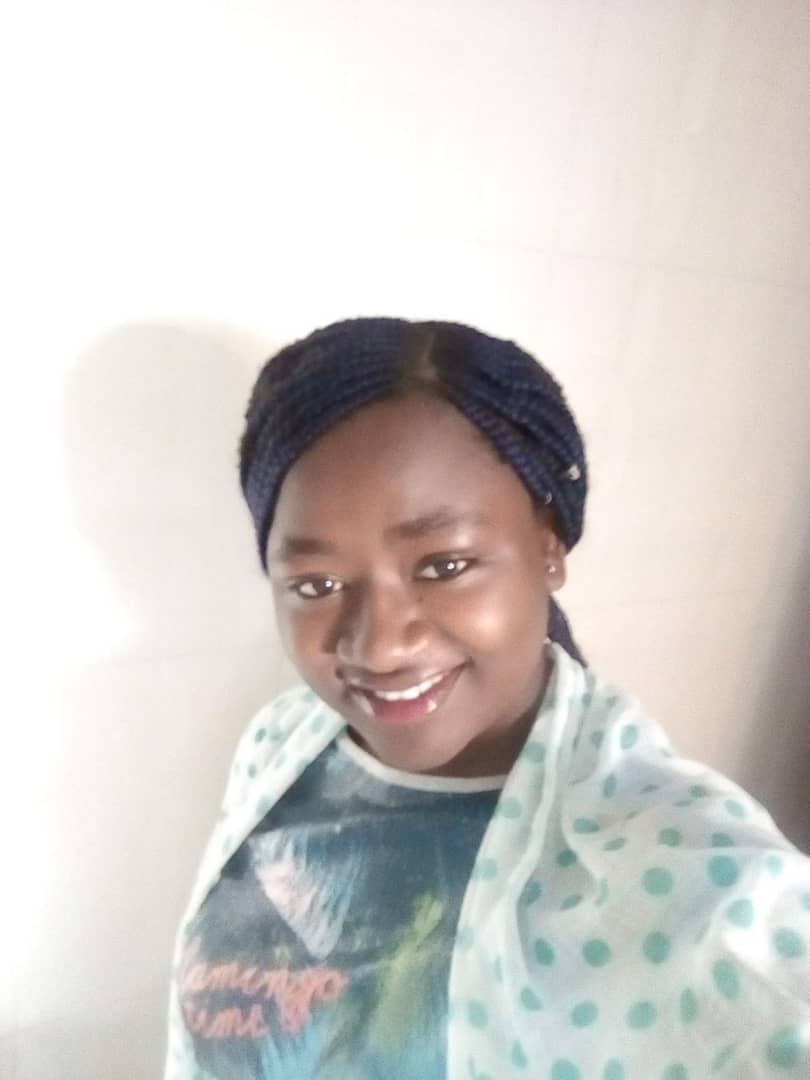
#> input picture index.jpeg, 810 x 1080 px
$ jupyter execute --allow-errors load_image.ipynb
#> lines starting #> are read from the running program, lines starting #| are printed output that depends on the picture
[cell 1]
import matplotlib.image as image
import matplotlib.pyplot as plt
from sklearn.cluster import KMeans
from sklearn.cluster import MiniBatchKMeans
import cv2

[cell 2]
#!pip3 install opencv-python

[cell 3]
my_image= image.imread('index.jpeg')
#> my_image is the input picture: shape (1080, 810, 3); mean R, G, B 209.6, 205.3, 202

#> (a cell that did not finish here is left out)

[cell 5]
print(my_image.shape)
#| (1080, 810, 3)

[cell 6]
plt.imshow(my_image)

[cell 7]
image.imsave('saphir_Picture.png',my_image)

[cell 8]
def segmentImage(image,k):
#> called with k = 17
    (h1, w1) = image.shape[:2]
#> h1 = 1080; w1 = 810
    image = cv2.cvtColor(image, cv2.COLOR_BGR2LAB)
#> image: shape (1080, 810, 3); mean of channels 0, 1, 2 208.8, 128, 125.5
    image = image.reshape((image.shape[0] * image.shape[1], 3))
    clt = KMeans(n_clusters = k)
    labels = clt.fit_predict(image)
    quant = clt.cluster_centers_.astype("uint8")[labels]
    quant = quant.reshape((h1, w1, 3))
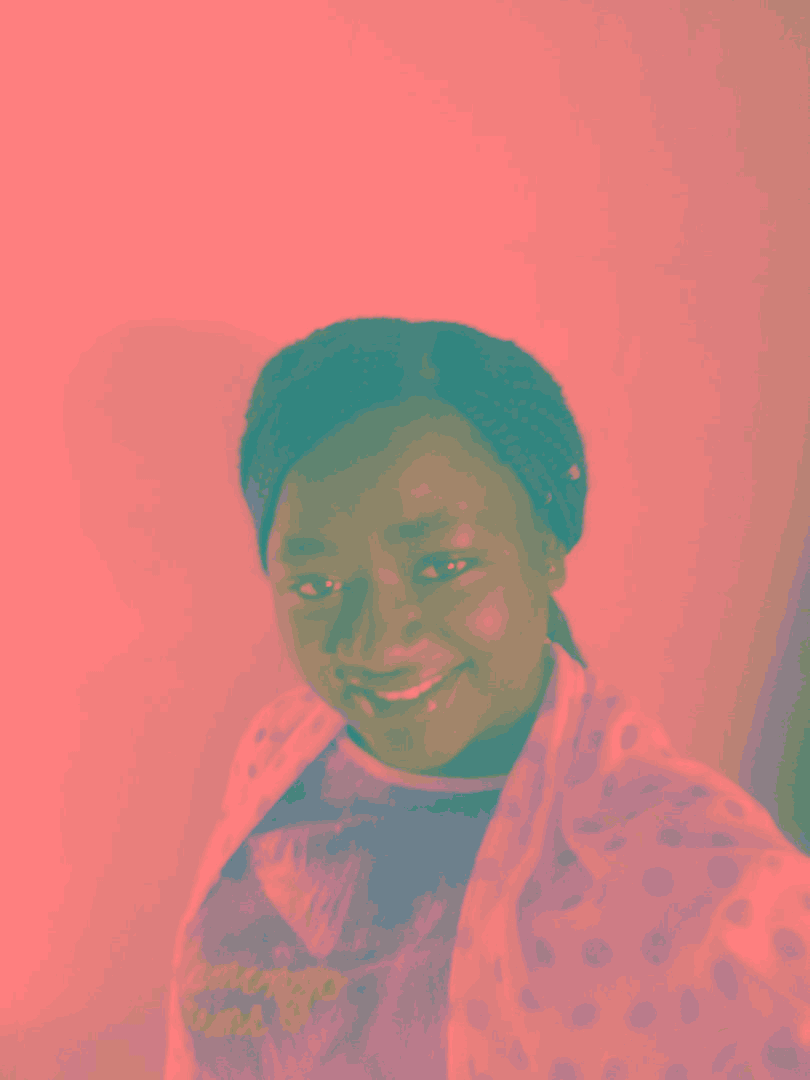
#> quant: shape (1080, 810, 3); mean of channels 0, 1, 2 208.2, 127.4, 125; drawn as R, G, B
    image = image.reshape((h1, w1, 3))
    quant = cv2.cvtColor(quant, cv2.COLOR_LAB2BGR)
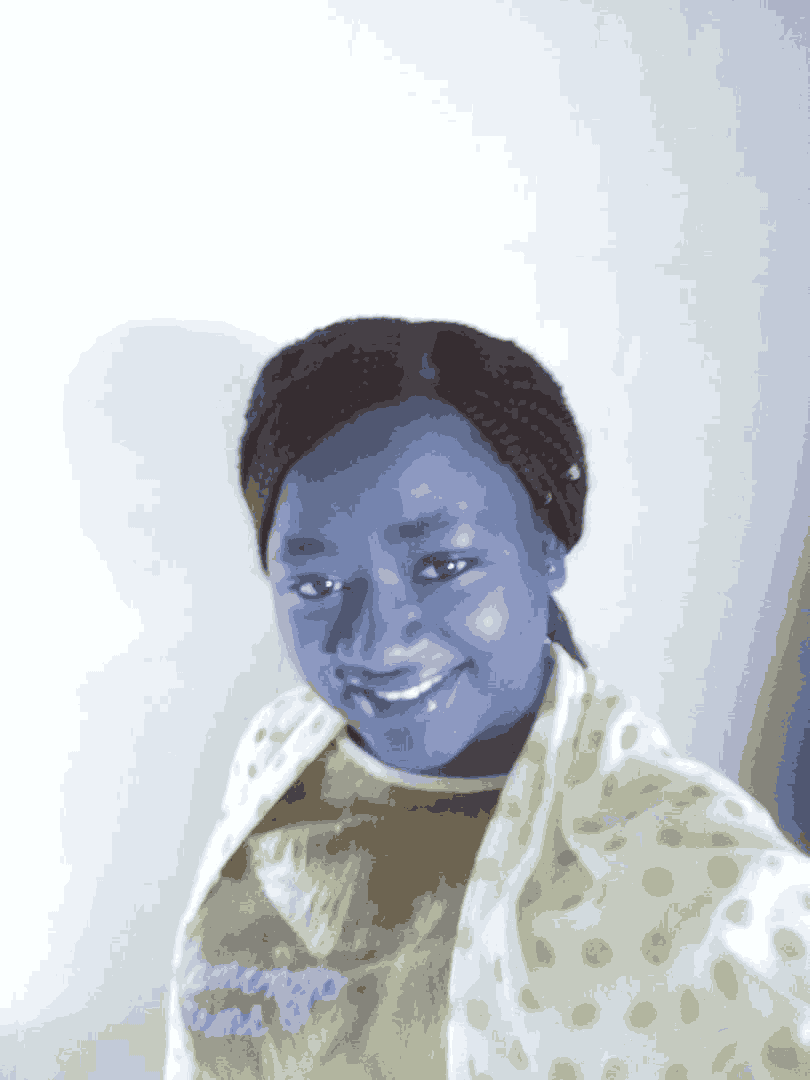
#> quant: shape (1080, 810, 3); mean B, G, R 209.6, 205.2, 200.2
    image = cv2.cvtColor(image, cv2.COLOR_LAB2BGR)
    cv2.imwrite('generated.jpg', quant)
    cv2.waitKey(0)
    cv2.destroyAllWindows()
    return quant

[cell 9]
segmentedImage = segmentImage(my_image,17)

[cell 10]
#plt.imshow(segmentedImage)
axe = plt.subplot(1,2,1)
axe.imshow(segmentedImage)
axe = plt.subplot(1,2,2)
axe.imshow(my_image)
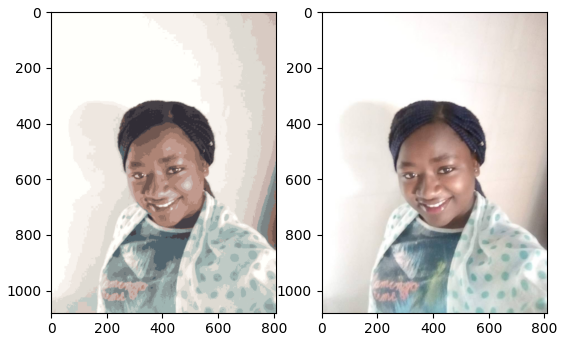
#> figure drawn by matplotlib, 2 panels; B, G, R data is drawn as R, G, B

$ run again, with ml.png saved as index.jpeg
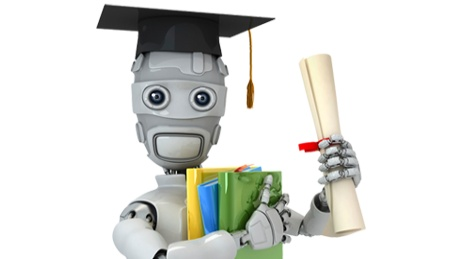
#> input picture ml.png, 460 x 259 px
#> my_image is the input picture: shape (259, 460, 3); mean R, G, B 220.8, 222, 218
#| (259, 460, 3)
#> in segmentImage, `quant = quant.reshape((h1, w1, 3))`:
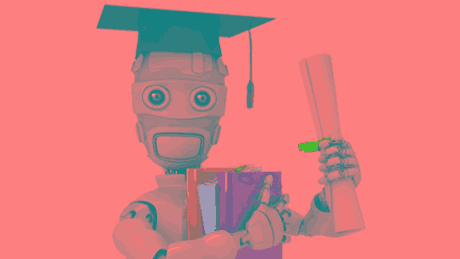
#> quant: shape (259, 460, 3); mean of channels 0, 1, 2 222.4, 125.9, 127.4; drawn as R, G, B
#> `[cell 10]`:
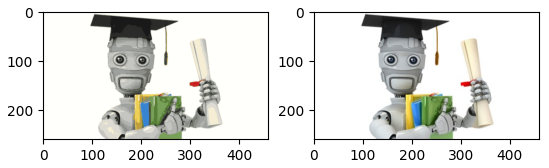
#> figure drawn by matplotlib, 2 panels; B, G, R data is drawn as R, G, B
